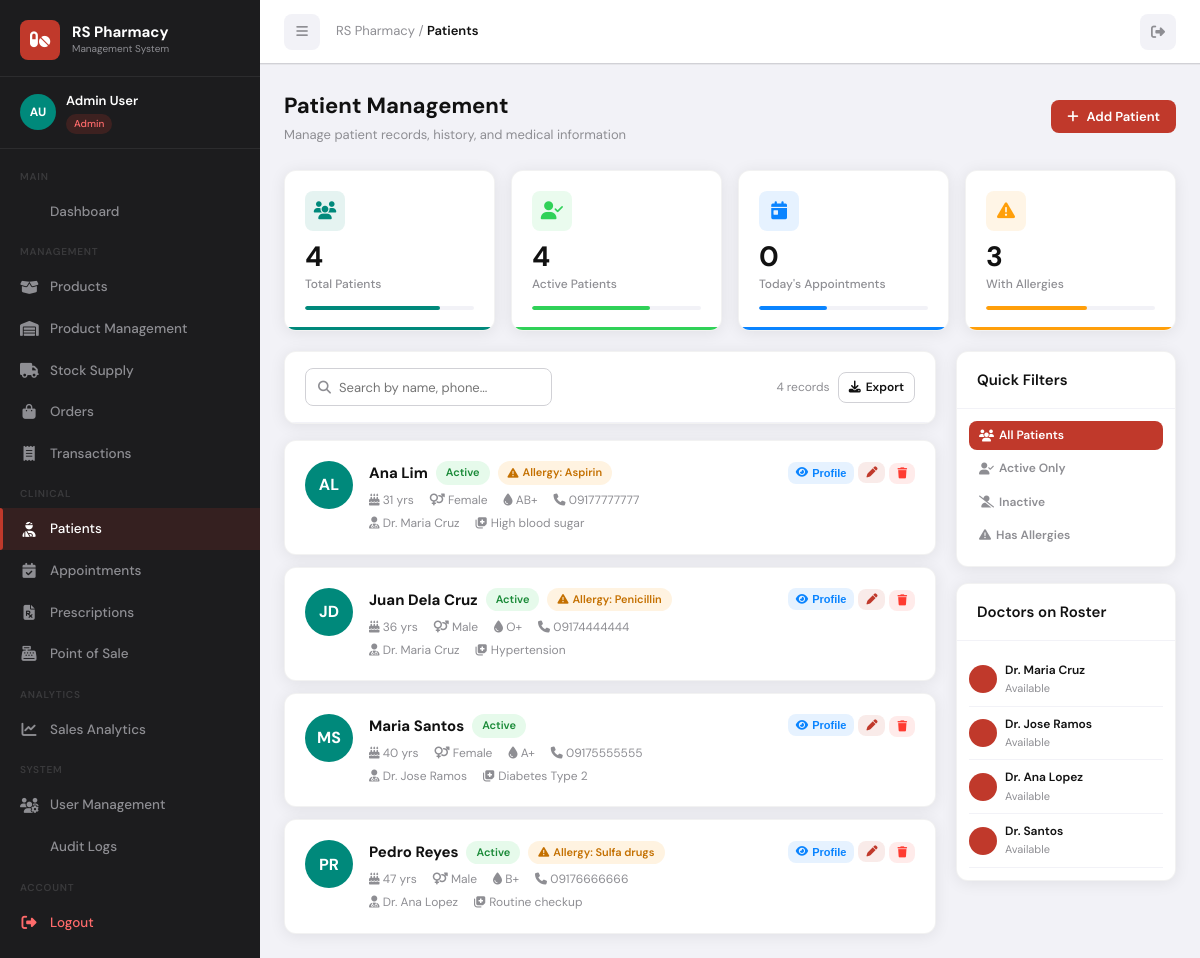
Screenshot of /patients.php (signed in) with the database file from the repository.
### tables this page shows
CREATE TABLE IF NOT EXISTS patients (
    id INT AUTO_INCREMENT PRIMARY KEY,
    user_id INT,
    first_name VARCHAR(80) NOT NULL,
    last_name VARCHAR(80) NOT NULL,
    date_of_birth DATE,
    sex ENUM('Male','Female','Other'),
    blood_type ENUM('A+','A-','B+','B-','AB+','AB-','O+','O-'),
    phone VARCHAR(20),
    address TEXT,
    medical_history TEXT,
    allergies TEXT,
    emergency_contact_name VARCHAR(100),
    emergency_contact_phone VARCHAR(20),
    assigned_doctor VARCHAR(100),
    status ENUM('active','inactive') DEFAULT 'active',
    created_at TIMESTAMP DEFAULT CURRENT_TIMESTAMP,
    updated_at TIMESTAMP DEFAULT CURRENT_TIMESTAMP ON UPDATE CURRENT_TIMESTAMP,
    FOREIGN KEY (user_id) REFERENCES users(id) ON DELETE SET NULL
);

### auth.php (called while the page is built, shortened)
<?php
function sanitize($input) {
    return htmlspecialchars(strip_tags(trim($input)), ENT_QUOTES, 'UTF-8');
}
?>

### patients.php (the view, shortened to what this page needs)
<?php
require_once 'includes/auth.php';
$db = getDB();
$search = sanitize($_GET['search'] ?? '');
$filter = sanitize($_GET['filter'] ?? '');
$where = "WHERE 1";
$patients = [];
$res = $db->query("SELECT p.*, (SELECT COUNT(*) FROM appointments a WHERE a.patient_id=p.id AND a.status='Confirmed' AND a.appointment_date >= CURDATE()) as upcoming_appts FROM patients p $where ORDER BY p.first_name");
while ($row = $res->fetch_assoc()) $patients[] = $row;
$totalP  = $db->query("SELECT COUNT(*) as c FROM patients")->fetch_assoc()['c'];
$activeP = $db->query("SELECT COUNT(*) as c FROM patients WHERE status='active'")->fetch_assoc()['c'];
$todayA  = $db->query("SELECT COUNT(*) as c FROM appointments WHERE appointment_date=CURDATE()")->fetch_assoc()['c'];
$allergyP = $db->query("SELECT COUNT(*) as c FROM patients WHERE allergies IS NOT NULL AND allergies != '' AND allergies != 'None'")->fetch_assoc()['c'];
$doctors = ['Dr. Maria Cruz','Dr. Jose Ramos','Dr. Ana Lopez','Dr. Santos'];
?>
<!DOCTYPE html>
<html lang="en">
<head>
    <link rel="stylesheet" href="https://cdnjs.cloudflare.com/ajax/libs/font-awesome/6.5.0/css/all.min.css">
    <link rel="stylesheet" href="assets/css/style.css">
</head>
<body>
<div class="app-wrapper">
    <?php include 'includes/sidebar.php'; ?>
    <div class="main-content">
        <div class="topbar">
            <div class="topbar-left">
                <button class="topbar-btn" onclick="toggleSidebar()"><i class="fas fa-bars"></i></button>
                <div class="page-breadcrumb">RS Pharmacy / <span>Patients</span></div>
            </div>
            <div class="topbar-right">
                <a href="./logout.php" class="topbar-btn"><i class="fas fa-sign-out-alt"></i></a>
            </div>
        </div>
        <div class="page-content">
            <div class="page-header">
                <div><div class="page-title">Patient Management</div><div class="page-subtitle">Manage patient records, history, and medical information</div></div>
                <button class="btn btn-primary" onclick="openModal('patientModal')"><i class="fas fa-plus"></i> Add Patient</button>
            </div>
            <div class="stat-grid stat-grid-4" style="margin-bottom:20px;">
                <div class="stat-card teal"><div class="stat-icon teal"><i class="fas fa-users"></i></div><div class="stat-value"><?= $totalP ?></div><div class="stat-label">Total Patients</div><div class="stat-progress"><div class="stat-progress-bar teal" style="width:80%"></div></div></div>
                <div class="stat-card green"><div class="stat-icon green"><i class="fas fa-user-check"></i></div><div class="stat-value"><?= $activeP ?></div><div class="stat-label">Active Patients</div><div class="stat-progress"><div class="stat-progress-bar green" style="width:70%"></div></div></div>
                <div class="stat-card blue"><div class="stat-icon blue"><i class="fas fa-calendar-day"></i></div><div class="stat-value"><?= $todayA ?></div><div class="stat-label">Today's Appointments</div><div class="stat-progress"><div class="stat-progress-bar blue" style="width:40%"></div></div></div>
                <div class="stat-card orange"><div class="stat-icon orange"><i class="fas fa-triangle-exclamation"></i></div><div class="stat-value"><?= $allergyP ?></div><div class="stat-label">With Allergies</div><div class="stat-progress"><div class="stat-progress-bar orange" style="width:60%"></div></div></div>
            </div>
            <div style="display:grid;grid-template-columns:1fr 220px;gap:20px;">
                <div>
                    <div class="table-wrapper" style="margin-bottom:16px;">
                        <div class="table-toolbar">
                            <div class="table-toolbar-left">
                                <div class="search-bar"><i class="fas fa-search"></i><input type="text" id="patientSearch" placeholder="Search by name, phone..." value="<?= htmlspecialchars($search) ?>"></div>
                            </div>
                            <div class="table-toolbar-right">
                                <span class="text-muted"><?= count($patients) ?> records</span>
                                <a href="?export=csv" class="btn btn-outline btn-sm"><i class="fas fa-download"></i> Export</a>
                            </div>
                        </div>
                    </div>
                    <div id="patientList" style="display:flex;flex-direction:column;gap:12px;">
                        <?php foreach ($patients as $p):
                            $hasAllergy = $p['allergies'] && $p['allergies'] !== 'None';
                            $age = $p['date_of_birth'] ? floor((time() - strtotime($p['date_of_birth'])) / (365.25 * 86400)) : null;
                        ?>
                        <div class="card patient-card" data-name="<?= strtolower(sanitize($p['first_name'].' '.$p['last_name'])) ?>">
                            <div class="card-body" style="display:flex;gap:16px;align-items:flex-start;">
                                <div class="avatar avatar-lg" style="background:var(--teal);flex-shrink:0;"><?= strtoupper(substr($p['first_name'],0,1).substr($p['last_name'],0,1)) ?></div>
                                <div style="flex:1;min-width:0;">
                                    <div style="display:flex;align-items:center;gap:8px;flex-wrap:wrap;">
                                        <div style="font-weight:700;font-size:15px;"><?= sanitize($p['first_name'].' '.$p['last_name']) ?></div>
                                        <span class="badge badge-<?= $p['status']==='active'?'success':'gray' ?>"><?= ucfirst($p['status']) ?></span>
                                        <?php if ($hasAllergy): ?><span class="badge badge-warning"><i class="fas fa-triangle-exclamation"></i> Allergy: <?= sanitize($p['allergies']) ?></span><?php endif; ?>
                                    </div>
                                    <div style="display:flex;gap:16px;margin-top:6px;flex-wrap:wrap;">
                                        <?php if ($age): ?><span class="text-muted"><i class="fas fa-cake-candles"></i> <?= $age ?> yrs</span><?php endif; ?>
                                        <?php if ($p['sex']): ?><span class="text-muted"><i class="fas fa-venus-mars"></i> <?= $p['sex'] ?></span><?php endif; ?>
                                        <?php if ($p['blood_type']): ?><span class="text-muted"><i class="fas fa-tint"></i> <?= $p['blood_type'] ?></span><?php endif; ?>
                                        <?php if ($p['phone']): ?><span class="text-muted"><i class="fas fa-phone"></i> <?= sanitize($p['phone']) ?></span><?php endif; ?>
                                    </div>
                                    <div style="display:flex;gap:16px;margin-top:4px;flex-wrap:wrap;">
                                        <?php if ($p['assigned_doctor']): ?><span class="text-muted"><i class="fas fa-user-md"></i> <?= sanitize($p['assigned_doctor']) ?></span><?php endif; ?>
                                        <?php if ($p['medical_history']): ?><span class="text-muted"><i class="fas fa-notes-medical"></i> <?= sanitize(substr($p['medical_history'],0,40)) ?><?= strlen($p['medical_history'])>40?'...':'' ?></span><?php endif; ?>
                                    </div>
                                </div>
                                <div class="action-links" style="flex-shrink:0;">
                                    <button class="action-link action-view" onclick='viewPatient(<?= json_encode($p, JSON_HEX_APOS|JSON_HEX_QUOT|JSON_HEX_TAG|JSON_HEX_AMP) ?>)'><i class="fas fa-eye"></i> Profile</button>
                                    <button class="action-link action-edit" onclick='editPatient(<?= json_encode($p, JSON_HEX_APOS|JSON_HEX_QUOT|JSON_HEX_TAG|JSON_HEX_AMP) ?>)'><i class="fas fa-pen"></i></button>
                                    <form method="POST" style="display:inline;" onsubmit="return confirm('Delete this patient record?')">
                                        <button type="submit" class="action-link action-delete"><i class="fas fa-trash"></i></button>
                                    </form>
                                </div>
                            </div>
                        </div>
                        <?php endforeach; ?>
                    </div>
                </div>
                <div>
                    <div class="card" style="margin-bottom:16px;">
                        <div class="card-header"><div class="card-title">Quick Filters</div></div>
                        <div class="card-body" style="padding:12px;">
                            <?php foreach ([['','All Patients','users'],['active','Active Only','user-check'],['inactive','Inactive','user-slash'],['allergies','Has Allergies','triangle-exclamation']] as [$val,$label,$icon]): ?>
                            <a href="?filter=<?= $val ?>&search=<?= urlencode($search) ?>" class="btn <?= $filter===$val?'btn-primary':'btn-ghost' ?> btn-sm w-100" style="margin-bottom:4px;justify-content:flex-start;">
                                <i class="fas fa-<?= $icon ?>"></i> <?= $label ?>
                            </a>
                            <?php endforeach; ?>
                        </div>
                    </div>
                    <div class="card">
                        <div class="card-header"><div class="card-title">Doctors on Roster</div></div>
                        <div class="card-body" style="padding:12px;">
                            <?php foreach ($doctors as $doc): ?>
                            <div style="display:flex;align-items:center;gap:8px;padding:8px 0;border-bottom:1px solid var(--gray-ultra);">
                                <div class="avatar avatar-sm" style="background:var(--primary);"><?= strtoupper(substr($doc, 3, 1)) ?></div>
                                <div>
                                    <div style="font-size:12px;font-weight:600;"><?= $doc ?></div>
                                    <div style="font-size:11px;color:var(--gray);">Available</div>
                                </div>
                            </div>
                            <?php endforeach; ?>
                        </div>
                    </div>
                </div>
            </div>
        </div>
    </div>
</div>
</body>
</html>

### rows the page displays
patients: first_name+last_name "AL", first_name+last_name "Ana Lim", status "Active", allergies "Aspirin", date_of_birth "31", sex "Female", blood_type "AB+", phone "09177777777", assigned_doctor "Dr. Maria Cruz", medical_history "High blood sugar"
patients: first_name+last_name "JD", first_name+last_name "Juan Dela Cruz", status "Active", allergies "Penicillin", date_of_birth "36", sex "Male", blood_type "O+", phone "09174444444", assigned_doctor "Dr. Maria Cruz", medical_history "Hypertension"
patients: first_name+last_name "MS", first_name+last_name "Maria Santos", status "Active", date_of_birth "40", sex "Female", blood_type "A+", phone "09175555555", assigned_doctor "Dr. Jose Ramos", medical_history "Diabetes Type 2"
patients: first_name+last_name "PR", first_name+last_name "Pedro Reyes", status "Active", allergies "Sulfa drugs", date_of_birth "47", sex "Male", blood_type "B+", phone "09176666666", assigned_doctor "Dr. Ana Lopez", medical_history "Routine checkup"

### other values shown
substr($user['first_name'], 0, 1) . substr($user['last_name'], 0, 1) "AU"
$user['first_name'] . ' ' . $user['last_name'] "Admin User"
$user['role'] "Admin"
$totalP "4"
$activeP "4"
$todayA "0"
$allergyP "3"
count($patients) "4"
$label "All Patients"
$label "Active Only"
$label "Inactive"
$label "Has Allergies"
$doc "Dr. Maria Cruz"
$doc "Dr. Jose Ramos"
$doc "Dr. Ana Lopez"
